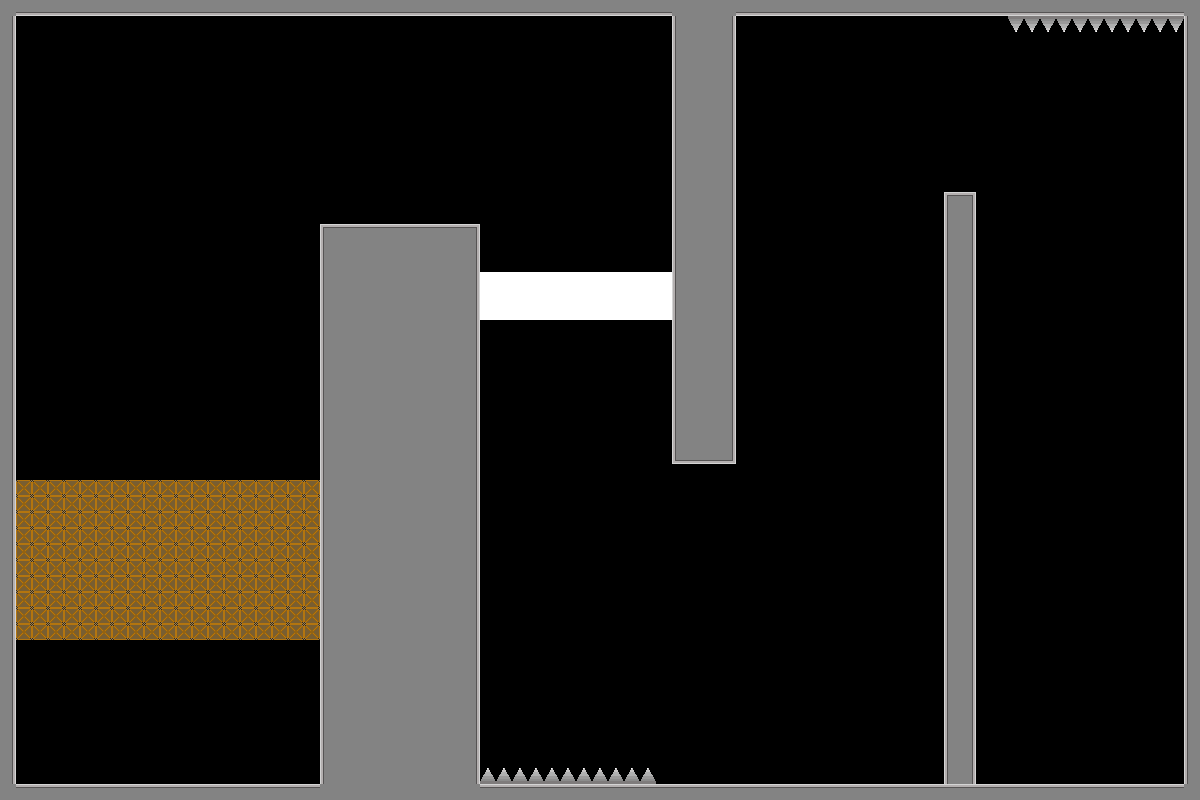

This is a level from a 2D game, rendered from its Tiled map with the project's own tilesets. A one-line summary and the map file follow, with tile-layer data summarised:
An orthogonal 75x50 tile map with 16x16 px tiles, 1 tile layer (Tile Layer 1) and 5 objects (2x gravity_swap, reverse_rotation, bad_guy, white_button).

<map version="1.10" tiledversion="1.12.2" orientation="orthogonal" renderorder="right-down" width="75" height="50" tilewidth="16" tileheight="16" infinite="0" nextlayerid="3" nextobjectid="7">
 <tileset firstgid="1" source="place_holder_tileset.tsx" />
 <layer id="1" name="Tile Layer 1" width="75" height="50">
  <data>[3750 cells, 1030 non-empty, 13 distinct tile ids]</data>
 </layer>
 <objectgroup id="2" name="object_layer">
  <object id="1" name="gravity_swap" x="800.24" y="184.279" width="100" height="100">
   <properties>
    <property name="ability_type" value="gravity_swap" />
   </properties>
  </object>
  <object id="2" name="reverse_rotation" x="116.925" y="362.918" width="100" height="100">
   <properties>
    <property name="ability_type" value="reverse_rotation" />
   </properties>
  </object>
  <object id="4" name="bad_guy" x="387.061" y="112.901" width="40" height="110">
   <properties>
    <property name="obj_type" value="bad_guy" />
   </properties>
  </object>
  <object id="5" name="white_button" x="100.569" y="745.55" width="132.71" height="43.4324">
   <properties>
    <property name="obj_type" value="button" />
   </properties>
  </object>
  <object id="6" name="gravity_swap" x="803.168" y="628.435" width="100" height="100">
   <properties>
    <property name="ability_type" value="gravity_swap" />
   </properties>
  </object>
 </objectgroup>
</map>
